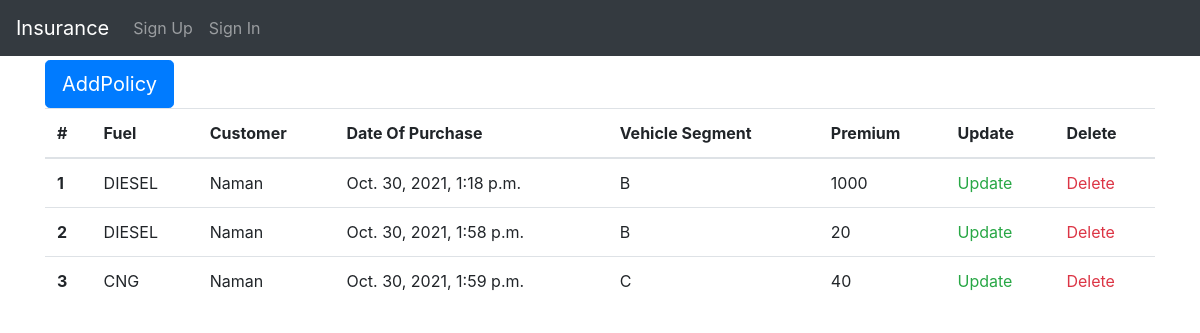
The page /policies/ on the database as committed earlier.
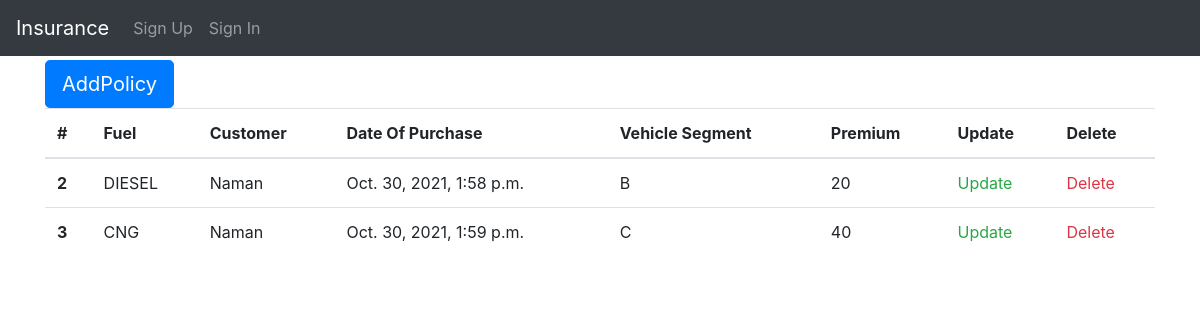
The same page on the database as committed later.
### insurance/base/models.py (models this page shows, shortened)
class BaseModel(models.Model):
    created_at = models.DateTimeField(auto_now_add=True)
    updated_at = models.DateTimeField(auto_now=True)
    class Meta:
        abstract = True

class Policy(BaseModel):
    FUEL_CHOICES = (
        ("CNG", "cng"),
        ("DIESEL", "diesel"),
        ("PETROL", "petrol"),
    )
    VEHICLE_SEGMENT = (
        ("A", "A"),
        ("B", "B"),
        ("C", "C"),
    )
    fuel = models.CharField(max_length=50, choices=FUEL_CHOICES)
    customer = models.ForeignKey(
        Customer, related_name="policies", on_delete=models.CASCADE
    )
    vehicle_segment = models.CharField(max_length=50, choices=VEHICLE_SEGMENT)
    premium = models.IntegerField(
        validators=[MinValueValidator(0), MaxValueValidator(100000)]
    )
    class Meta:
        verbose_name = "Policy"
        verbose_name_plural = "Policies"
        ordering = ("created_at",)

class Customer(BaseModel):
    GENDER_CHOICES = (
        ("Male", "Male"),
        ("Female", "Female"),
        ("Other", "Other"),
    )
    INCOME_CHOICES = (
        ("0-25k", "0-$25k"),
        (">$70", ">$70K"),
        ("$25-$70", "$25-$70K"),
    )
    REGION_CHOICES = (
        ("east", "east"),
        ("west", "west"),
        ("south", "south"),
        ("north", "north"),
    )
    name = models.CharField(max_length=50)
    gender = models.CharField(max_length=50, choices=GENDER_CHOICES)
    income_group = models.CharField(max_length=50, choices=INCOME_CHOICES)
    region = models.CharField(max_length=50, choices=REGION_CHOICES)
    marital_status = models.BooleanField(default=False)
    class Meta:
        verbose_name = "Customer"
        verbose_name_plural = "Customers"

### insurance/base/views.py (the view)
# urls.py: path("", view=policy_view, name="policies"),
def policy_view(request):
    policies = Policy.objects.all()
    context = {'policies': policies}
    return render(request, 'policy/policies.html', context)

### insurance/utils/context_processors.py (called while the page is built)
def settings_context(_request):
    return {"DEBUG": settings.DEBUG}

### insurance/templates/policy/policies.html
{% extends 'base.html' %}
{% block content %}
<a href="{% url 'base:createPolicy' %}" class="btn btn-primary btn-lg" role="button" aria-disabled="true">AddPolicy</a>
<table class="table">
  <thead>
    <tr>
      <th scope="col">#</th>
      <th scope="col">Fuel</th>
      <th scope="col">Customer</th>
      <th scope="col">Date Of Purchase</th>
      <th scope="col">Vehicle Segment</th>
      <th scope="col">Premium</th>
      <th scope="col">Update</th>
      <th scope="col">Delete</th>
    </tr>
  </thead>
  <tbody>
    {% for policy in policies %}
    <tr>
      <th scope="row">{{ policy.id }}</th>
      <td>{{policy.fuel}}</td>
      <td>{{policy.customer.name}}</td>
      <td>{{policy.created_at}}</td>
      <td>{{policy.vehicle_segment}}</td>
      <td>{{policy.premium}}</td>
      <td>
        <a href="" class="text-success">Update</a>
      </td>
      <td>
        <a href="{% url 'base:deletePolicy' policy.id %}" class="text-danger">Delete</a>
      </td>
    </tr>
    {% endfor %}
  </tbody>
</table>
{% endblock content %}

### insurance/templates/base.html (shortened to what this page needs)
{% load static i18n %}
<!DOCTYPE html>
<html lang="en">
<head>
  {% block css %}
  <link href="https://stackpath.bootstrapcdn.com/bootstrap/4.3.1/css/bootstrap.min.css" rel="stylesheet"
>
  <link href="{% static 'css/project.css' %}" rel="stylesheet">
  {% endblock %}
</head>
<body>
  <div class="mb-1">
    <nav class="navbar navbar-expand-md navbar-dark bg-dark">
      {% if request.user.is_authenticated %}
      <a class="navbar-brand" href="{% url 'users:detail' request.user.username  %}">{% translate "Home" %}</a>
      {% else %}
      <a class="navbar-brand" href="{% url 'home' %}">Insurance</a>
      {% endif %}
      <div class="collapse navbar-collapse" id="navbarSupportedContent">
        <ul class="navbar-nav mr-auto">
          {% if request.user.is_authenticated %}
          <li class="nav-item">
            <a class="nav-link" href="{% url 'base:policies' %}">{% translate "Policies" %}</a>
          </li>
          <li class="nav-item">
            <a class="nav-link" href="{% url 'account_logout' %}">{% translate "Sign Out" %}</a>
          </li>
          {% else %}
          <li class="nav-item">
            <a id="sign-up-link" class="nav-link" href="{% url 'account_signup' %}">{% translate "Sign Up" %}</a>
          </li>
          <li class="nav-item">
            <a id="log-in-link" class="nav-link" href="{% url 'account_login' %}">{% translate "Sign In" %}</a>
          </li>
          {% endif %}
        </ul>
      </div>
    </nav>
  </div>
  <div class="container">
    {% block content %}
    {% endblock content %}
  </div>
</body>
</html>

Rows that differ between the two databases and show on the page:
removed Policy: id "1", fuel "DIESEL", customer.name "Naman", created_at "Oct. 30, 2021, 1:18 p.m.", vehicle_segment "B", premium "1000"
